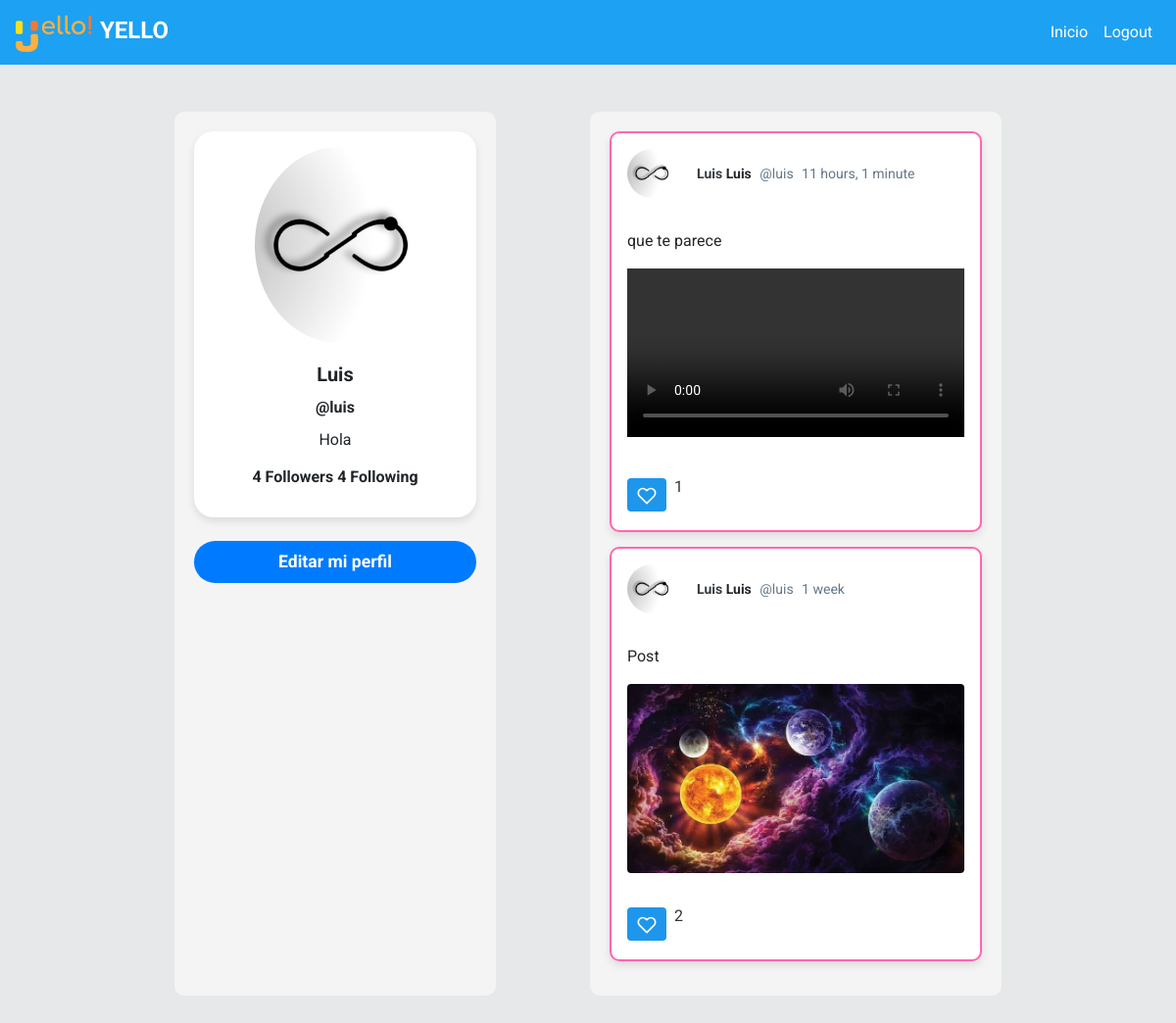
Page /profile/luis/ on the committed database.
### twitter/models.py (models this page shows, shortened)
class Profile(models.Model):
    user = models.OneToOneField(User, on_delete=models.CASCADE)
    bio = models.CharField(default='Hola, LLEYO', max_length=100)
    image = models.ImageField(default='default.png')
    def following(self):
        user_ids = Relationship.objects.filter(from_user=self.user)\
                                    .values_list('to_user_id', flat=True)
        return User.objects.filter(id__in=user_ids)
    def followers(self):
        user_ids = Relationship.objects.filter(to_user=self.user)\
                                    .values_list('from_user_id', flat=True)
        return User.objects.filter(id__in=user_ids)

class Post(models.Model):
    user = models.ForeignKey(User, on_delete=models.CASCADE)
    text = models.TextField()
    image = models.ImageField(upload_to='post_images/', blank=True, null=True)
    video = models.FileField(upload_to='post_videos/', blank=True, null=True, verbose_name='Video')
    created_at = models.DateTimeField(auto_now_add=True, null=True)
    likes = models.ManyToManyField(User, related_name='post_likes', blank=True)
    dislikes = models.ManyToManyField(User, related_name='post_dislikes', blank=True)
    class Meta:
        ordering = ['-created_at']

### twitter/views.py (the view)
# urls.py: path('profile/<str:username>/', profile, name='profile'),
def profile(request, username):
    user = get_object_or_404(User, username=username)
    posts = Post.objects.filter(user=user)
    return render(request, 'twitter/profile.html', {'user': user, 'posts': posts})

### twitter/templates/twitter/profile.html (shortened to what this page needs)
{% extends 'twitter/layout.html' %}
{% load humanize %}
{% block content %}
    <div id="main" class="container-fluid d-flex flex-wrap">
        <div class="sidebar m-5 d-none d-md-block">
            <div class="card text-center" style="width: 18rem; border-radius: 20px; box-shadow: 0 4px 8px rgba(0, 0, 0, 0.1);">
                <img class="card-img-top rounded-circle mt-3"
                    style="width: 60%; position: relative; left: 62px;"
                    src="{{ user.profile.image.url }}" alt="Card image cap">
                <div class="card-body">
                    <h5 class="card-title font-weight-bold">{{ user.first_name }}</h5>
                    <h6 class="card-title font-weight-bold">@{{ user }}</h6>
                    <p class="card-text">{{ user.profile.bio }}</p>
                    <h6 class="card-title font-weight-bold">
                        {{ user.profile.followers.count }} Followers
                        {{ user.profile.following.count }} Following
                    </h6>
                </div>
            </div>
            <a href="{% url 'editar' %}" id="addATweetLeft" onclick="addTweet()" type="button"
                style="border-radius: 30px; font-size: 1.1rem; font-weight:bold;"
                class="btn btn-lg btn-block mt-4 text-white bg-primary">Editar mi perfil</a>
        </div>
        <div class="sidebar m-5 d-none d-md-block">
            <div class="">
                {% for post in posts %}
                <div class="tweet-card" style="max-width: 380px; margin: 0 auto; border-radius: 10px; overflow: hidden; box-shadow: 0 4px 8px rgba(0, 0, 0, 0.1); background-color: #ffffff; border: 2px solid #ff66b2; margin-bottom: 15px;">
                    <div class="tweet-header d-flex align-items-center p-3">
                        <img src="{{ post.user.profile.image.url }}" alt="" class="avatar rounded-circle" style="width: 50px; height: 50px; object-fit: cover;">
                        <div class="tweet-header-info ml-3">
                            <span class="font-weight-bold text-dark">{{ post.user.first_name }}</span>
                                {{ post.user.first_name }}
                            <span>@{{ post.user }}</span>
                            <span>{{ post.created_at|timesince }}</span>
                        </div>
                    </div>
                    <div class="tweet-content p-3">
                        {% if post.text %}
                        <p>{{ post.text }}</p>
                        {% endif %}
                        {% if post.image %}
                        <div class="tweet-image mt-2">
                            <img src="{{ post.image.url }}" alt="Post Image" class="img-fluid rounded">
                        </div>
                        {% endif %}
                        {% if post.video %}
                        <div class="tweet-video mt-2">
                            <video width="100%" height="auto" controls>
                                <source src="{{ post.video.url }}" type="video/mp4">
                            </video>
                        </div>
                        {% endif %}
                    </div>
                    <div class="tweet-actions p-3 d-flex justify-content-between">
                        <div class="d-flex align-items-center">
                            <button type="button" class="like-btn btn btn-light" style="border: none;" onclick="toggleLike({{ post.id }})">
                            </button>
                            <div class="like-count ml-2" style="color: #333;">
                                <p id="like-count-{{ post.id }}">{{ post.likes.all.count }}</p>
                            </div>
                        </div>
                    </div>
                </div>
                {% endfor %}
            </div>
        </div>
{% endblock content %}

### twitter/templates/twitter/layout.html (shortened to what this page needs)
{% load static %}
<!DOCTYPE html>
<html lang="en">
<head>
    <link rel="stylesheet" href="https://stackpath.bootstrapcdn.com/bootstrap/4.4.1/css/bootstrap.min.css"
>
    <link href="https://stackpath.bootstrapcdn.com/font-awesome/4.7.0/css/font-awesome.min.css" rel="stylesheet">
    <link rel="stylesheet" type="text/css" href={% static 'css/style.css' %}>
    <link rel="stylesheet" type="text/css" href={% static 'css/newsfeed.css' %}>
</head>
{% load static %}
        <link type="text/css" href="{% static 'css/newsfeed.css' %}" rel="stylesheet">
        <link type="text/css" href="{% static 'css/alert.css' %}" rel="stylesheet">
<body>
    <div class="container-fluid" style="padding: 0;">
        <nav class="navbar navbar-expand-lg navbar-light w-100">
            <a class="navbar-brand" style="color: white;" href="#">
                <img src="{% static 'img/yello LOGO.png' %}" width="80" height="40" class="d-inline-block align-top" alt="">
                YELLO
            </a>
            <div class="collapse navbar-collapse" id="navbarSupportedContent">
                <ul class="navbar-nav ml-auto">
                    <li class="nav-item">
                        <a href="{% url 'home' %}" class="nav-link text-white" type="submit">Inicio</a>
                    </li>
                    <li class="nav-item">
                        <a href="{% url 'logout' %}" class="nav-link text-white" type="submit">Logout</a>
                    </li>
                </ul>
            </div>
        </nav>
    </div>
    {% block content %}{% endblock content %}
</body>
</html>

### twitter/static/css/style.css (style rules this page uses)
body { background: #E6E8E9; ; font-family: 'Asap', sans-serif; font-family: 'Roboto', sans-serif; }
img { max-width: 100%; }
.navbar { background-color: #1E96EB ; }
.navbar-brand { font-weight: bold; }
.card { border: none; }
#main { justify-content: center; }
.tweet-header { display: flex; align-items: flex-start; font-size: 14px; }
.tweet-header-info { font-weight: bold; }
.tweet-header-info span { color: #657786; font-weight: normal; margin-left: 5px; }
.btn { background-color: #1E96EB ; border-style: none; font-weight: bold; color: white; }
a:link { color: #1E96EB ; text-decoration: none; }
.navbar { background-color: #1da1f2; }
.navbar-brand { font-size: 1.5rem; }
.sidebar { background-color: #f4f4f4; padding: 20px; border-radius: 10px; }

### twitter/static/css/newsfeed.css (style rules this page uses)
.btn-light { padding: 5px 10px; transition: background-color 0.3s ease; }
.rounded-circle { width: 200px; height: 200px; object-fit: cover; border-radius: 100%; border-radius:color=black; }
body { margin: 0; padding: 0; box-sizing: border-box; }

### rows in the picture
Post: user.profile.image (picture), user.first_name "Luis", user "luis", created_at "11 hours, 1 minute", text "que te parece", likes.all.count "1"
Post: user.profile.image (picture), user.first_name "Luis", user "luis", created_at "1 week", text "Post", image (picture), likes.all.count "2"

### other values in the picture
{{ user.first_name }} "Luis"
{{ user }} "luis"
{{ user.profile.bio }} "Hola"
{{ user.profile.followers.count }} "4"
{{ user.profile.following.count }} "4"
